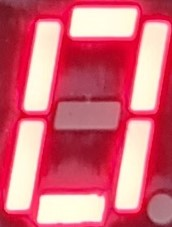
#> input picture imgs/0_1.jpg, 172 x 227 px
$ python template.py
#> lines starting #> are read from the running program, lines starting #| are printed output that depends on the picture
# -*- coding: utf-8 -*-
"""
@Time    : 2020/1/2 12:22
@Author  : DJ
@File    : template.py
"""

import cv2 as cv
import numpy as np
import math

from pre_treated import adjust_gamma

point_0_list = []
point_1_list = []
point_2_list = []
point_3_list = []
point_4_list = []
point_5_list = []
point_6_list = []
point_7_list = []
point_8_list = []
point_9_list = []
point_a_list = []
point_b_list = []
point_c_list = []
point_d_list = []
point_e_list = []
point_f_list = []


# 计算两点间距离
# [41 lines left out: functions distanceOF2points, processPointList, not called in this run]


# 处理图片
def processIMG(source):
    _threshold = 0
    # 先gamma变换
    img_gammar = adjust_gamma.adjust_gamma(source)
    # 取g通道
    r, g, b = cv.split(img_gammar)
    # 取阈值
    for index in range(len(g)):
        if _threshold < max(g[index]):
            _threshold = max(g[index])
    _threshold = _threshold - 10
    # print("阈值： " + str(_threshold))
    retval, g = cv.threshold(g, _threshold, 255, cv.THRESH_BINARY)
    return g


# 匹配模板
def template(templateImage, sourceImage):
    # 模板图片
    processed_tpl = processIMG(templateImage)
    # cv.imshow('templateImage', processed_tpl)
    kernel = cv.getStructuringElement(cv.MORPH_CROSS, (3, 3))
    # erosion = cv.erode(processed_tpl, kernel)  # 腐蚀
    # cv.imshow('erosion', processed_tpl)

    # 目标图片
    processed_target = processIMG(sourceImage)
    # 先腐蚀后膨胀叫开运算（因为先腐蚀会分开物体，这样容易记住），其作用是：分离物体，消除小区域
    opened_target = cv.morphologyEx(processed_target, cv.MORPH_OPEN, kernel)  # 开运算
    # img_rgb_show = cv.resize(opened_target, (0, 0), fx=0.5, fy=0.5, interpolation=cv.INTER_NEAREST)
    # cv.imshow('open', img_rgb_show)
    # cv.waitKey(0)

    # 归一化相关模板匹配
    # TM_SQDIFF_NORMED: 归一化平方差匹配(平方差匹配CV_TM_SQDIFF：用两者的平方差来匹配，最好的匹配值为0)
    # TM_CCORR_NORMED:  归一化相关匹配(相关匹配CV_TM_CCORR：用两者的乘积匹配，数值越大表明匹配程度越好)
    # TM_CCOEFF_NORMED: 归一化相关系数匹配(相关系数匹配CV_TM_CCOEFF：用两者的相关系数匹配，1表示完美的匹配，-1表示最差的匹配)
    threshold = 0.875
    res_0 = cv.matchTemplate(opened_target, processed_tpl, cv.TM_CCOEFF_NORMED)
    loc = np.where(res_0 >= threshold)  # 匹配程度大于%87.5的坐标y,x
    results = zip(*loc[::-1])

    h, w = processed_tpl.shape[:2]
    # 筛选
    pointList = processPointList(list(results), w)
    return pointList


# 排序数组
# [28 lines left out: function sortNumber, not called in this run]


if __name__ == '__main__':
    # 1.读入原图和模板
    # 模板图片 - 灰度图
    tpl_0 = cv.imread('./imgs/0_1.jpg')
#> tpl_0 is the input picture: shape (227, 172, 3); mean B, G, R 118.8, 101.9, 215.1
    tpl_c = cv.imread('./imgs/C_1.jpg')
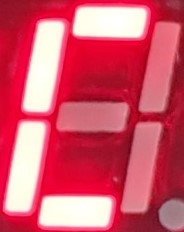
#> input picture imgs/C_1.jpg, 184 x 232 px
#> tpl_c is the input picture: shape (232, 184, 3); mean B, G, R 106.3, 84.7, 212.9
    tpl_d = cv.imread('./imgs/D_1.jpg')
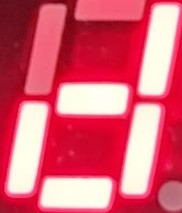
#> input picture imgs/D_1.jpg, 182 x 213 px
#> tpl_d is the input picture: shape (213, 182, 3); mean B, G, R 114.5, 93.6, 220.8
    tpl_e = cv.imread('./imgs/E_1.jpg')
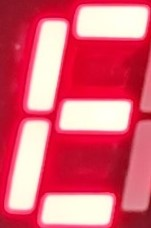
#> input picture imgs/e_1.jpg, 151 x 228 px, found by its file name
#> tpl_e is the input picture: shape (228, 151, 3); mean B, G, R 115.6, 96, 223.9
    tpl_f = cv.imread('./imgs/F_1.jpg')
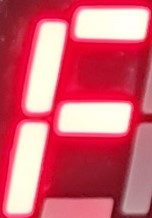
#> input picture imgs/f_1.jpg, 152 x 218 px, found by its file name
#> tpl_f is the input picture: shape (218, 152, 3); mean B, G, R 112.5, 95.8, 212.6
    # 目标图片
    target = cv.imread('./imgs/source_1.jpg')
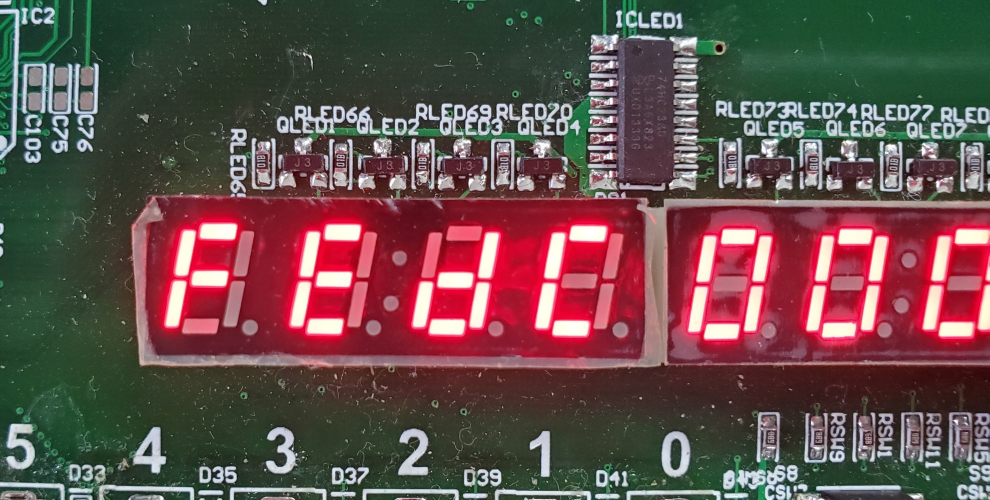
#> input picture imgs/source_1.jpg, 1979 x 1000 px (shown at 1/2 size)
#> target is the input picture: shape (1000, 1979, 3); mean B, G, R 75, 77.6, 101.4
    # 显示目标图片
    target_show = cv.resize(target, (0, 0), fx=0.25, fy=0.25, interpolation=cv.INTER_NEAREST)
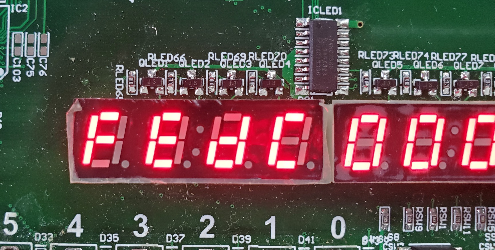
#> target_show: shape (250, 495, 3); mean B, G, R 75, 77.5, 101.3
    cv.imshow('target', target_show)

    # 模板图片数组
    templateImageArray = [tpl_0, tpl_c, tpl_d, tpl_e, tpl_f]

    # 2.分别进行模板匹配
    # 0
#> (the run stopped early here; a loop or call above may not have finished)
